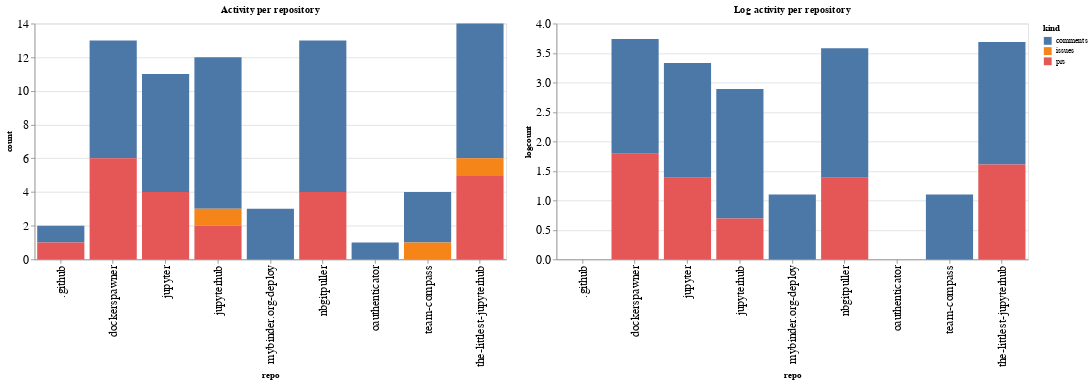

Notebook code for this chart:
### Code cell
ch1 = alt.Chart(repo_summaries, width=600, title="Activity per repository").mark_bar().encode(
    x='repo',
    y='count',
    color='kind',
    tooltip="kind"
)

ch2 = alt.Chart(repo_summaries, width=600, title="Log activity per repository").mark_bar().encode(
    x='repo',
    y='logcount',
    color='kind',
    tooltip="kind"
)

ch1 | ch2

### Figure 1 — Vega-Lite specification as saved in the notebook (floating-point values rounded to 4 significant figures)
{"config": {"axisLeft": {"labelFontSize": 15}, "axisBottom": {"labelFontSize": 15}}, "hconcat": [{"mark": "bar", "encoding": {"color": {"type": "nominal", "field": "kind"}, "tooltip": {"type": "nominal", "field": "kind"}, "x": {"type": "nominal", "field": "repo"}, "y": {"type": "quantitative", "field": "count"}}, "title": "Activity per repository", "width": 600}, {"mark": "bar", "encoding": {"color": {"type": "nominal", "field": "kind"}, "tooltip": {"type": "nominal", "field": "kind"}, "x": {"type": "nominal", "field": "repo"}, "y": {"type": "quantitative", "field": "logcount"}}, "title": "Log activity per repository", "width": 600}], "data": {"name": "data-de43c8c08b9c5837516e6f6ef4d0bdac"}, "$schema": "https://vega.github.io/schema/vega-lite/v4.8.1.json", "datasets": {"data-de43c8c08b9c5837516e6f6ef4d0bdac": [{"repo": ".github", "kind": "comments", "count": 1, "logcount": 0.0}, {"repo": ".github", "kind": "prs", "count": 1, "logcount": 0.0}, {"repo": "dockerspawner", "kind": "comments", "count": 7, "logcount": 1.946}, {"repo": "dockerspawner", "kind": "prs", "count": 6, "logcount": 1.792}, {"repo": "jupyter", "kind": "comments", "count": 7, "logcount": 1.946}, {"repo": "jupyter", "kind": "prs", "count": 4, "logcount": 1.386}, {"repo": "jupyterhub", "kind": "comments", "count": 9, "logcount": 2.197}, {"repo": "jupyterhub", "kind": "issues", "count": 1, "logcount": 0.0}, {"repo": "jupyterhub", "kind": "prs", "count": 2, "logcount": 0.6931}, {"repo": "mybinder.org-deploy", "kind": "comments", "count": 3, "logcount": 1.099}, {"repo": "nbgitpuller", "kind": "comments", "count": 9, "logcount": 2.197}, {"repo": "nbgitpuller", "kind": "prs", "count": 4, "logcount": 1.386}, {"repo": "oauthenticator", "kind": "comments", "count": 1, "logcount": 0.0}, {"repo": "team-compass", "kind": "comments", "count": 3, "logcount": 1.099}, {"repo": "team-compass", "kind": "issues", "count": 1, "logcount": 0.0}, {"repo": "the-littlest-jupyterhub", "kind": "comments", "count": 8, "logcount": 2.079}, {"repo": "the-littlest-jupyterhub", "kind": "issues", "count": 1, "logcount": 0.0}, {"repo": "the-littlest-jupyterhub", "kind": "prs", "count": 5, "logcount": 1.609}]}}
